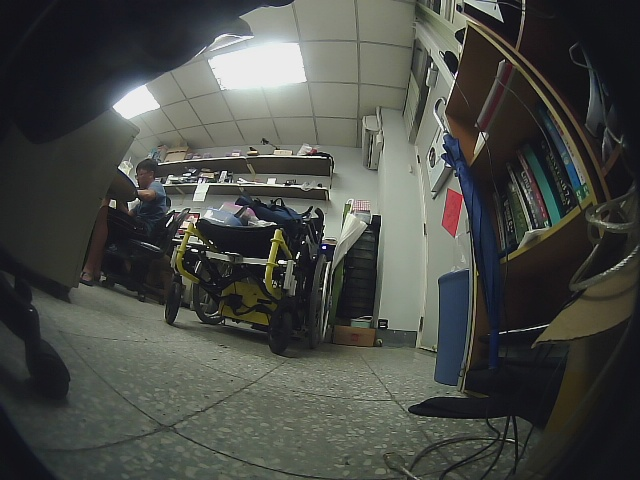
#> input picture ground.jpg, 640 x 480 px
$ python HSVhist.py
#> lines starting #> are read from the running program, lines starting #| are printed output that depends on the picture
#%matplotlib inline
import cv2
#from scipy.cluster.vq import vq, kmeans
from matplotlib import pyplot as plt
import numpy as np
import time as t

target_image = 'ground.jpg'
img = cv2.imread(target_image)
#> img is the input picture: shape (480, 640, 3); mean B, G, R 70.6, 75.5, 73.2
img = cv2.cvtColor(img, cv2.COLOR_BGR2RGB)
plt.imshow(img)
plt.show()
hsv_image = cv2.cvtColor(img, cv2.COLOR_RGB2HSV)
#> hsv_image: shape (480, 640, 3); mean H, S, V 66.8, 42.2, 78.4
hue, sat, val = hsv_image[:,:,0], hsv_image[:,:,1], hsv_image[:,:,2]
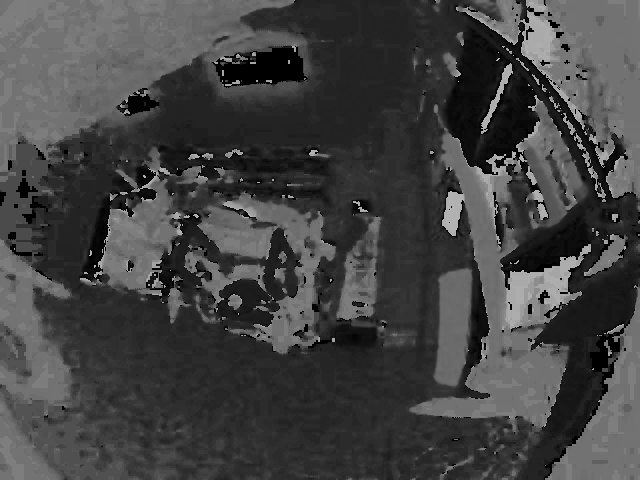
#> hue: shape (480, 640); min 0, max 179, mean 66.8
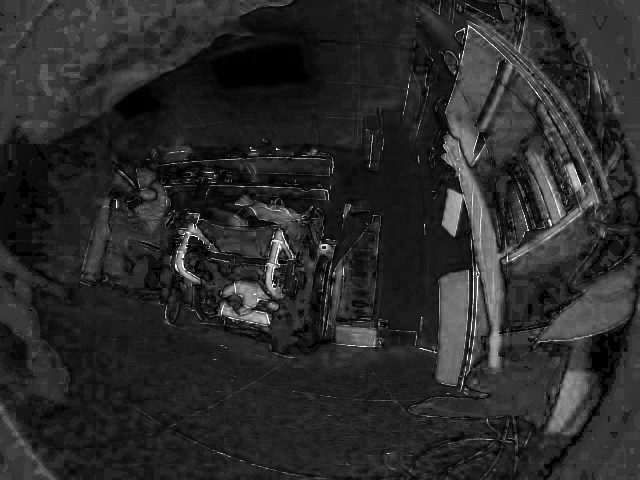
#> sat: shape (480, 640); min 0, max 255, mean 42.2
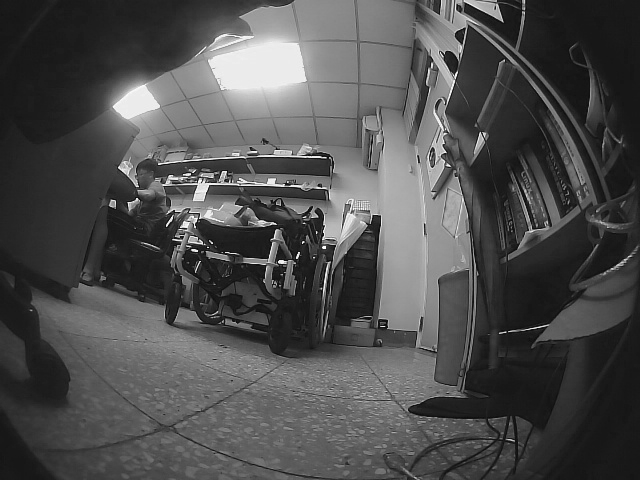
#> val: shape (480, 640); min 10, max 255, mean 78.4
plt.figure(figsize=(10,8))
plt.subplot(311)                             #plot in the first cell
plt.subplots_adjust(hspace=.5)
plt.title("Hue")
plt.hist(np.ndarray.flatten(hue), bins=180)
plt.subplot(312)                             #plot in the second cell
plt.title("Saturation")
plt.hist(np.ndarray.flatten(sat), bins=128)
plt.subplot(313)                             #plot in the third cell
plt.title("Luminosity Value")
plt.hist(np.ndarray.flatten(val), bins=128)
plt.show()
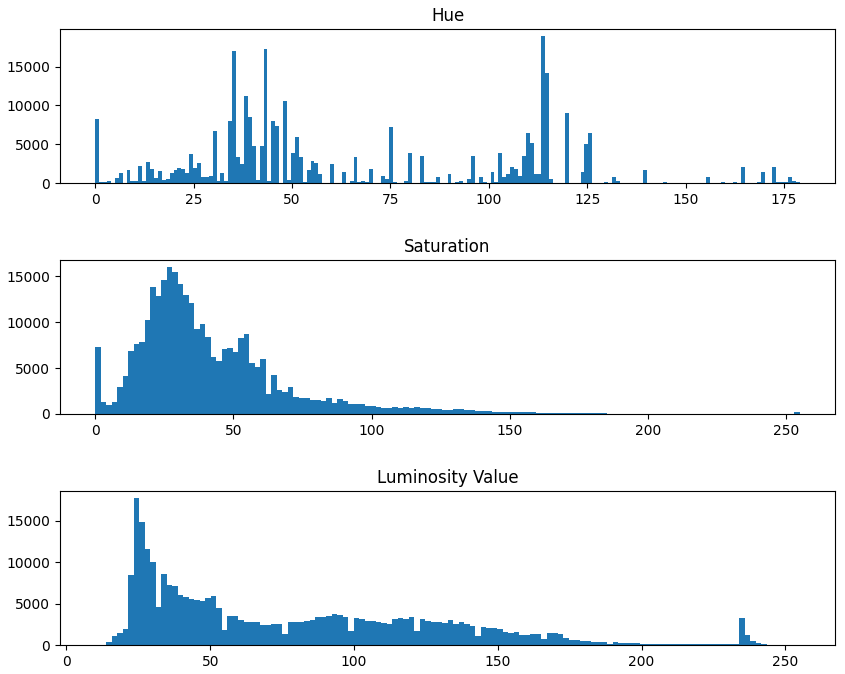
#> figure drawn by matplotlib, 3 panels; panel 1: tallest bar 18906 high, from x = 113.4 to 114.4; panel 2: tallest bar 15958 high, from x = 25.9 to 27.89; panel 3: tallest bar 17730 high, from x = 23.4 to 25.31
